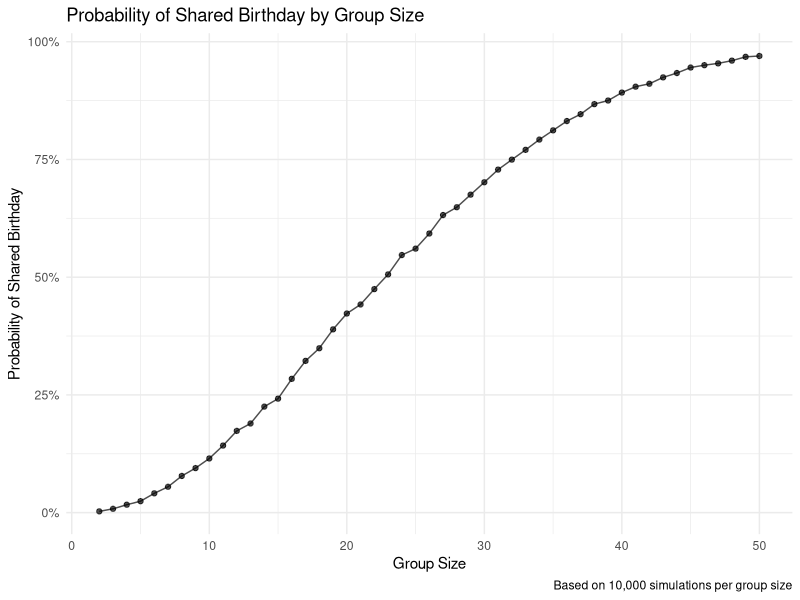

Generate this figure with R:
## ---- chunk 1
library(tidyverse)

knitr::opts_chunk$set(
	echo = TRUE,
	warning = FALSE,
  fig.width = 6,
  fig.asp = .6,
  out.width = "90%"
)

theme_set(theme_minimal() + theme(legend.position = "bottom"))

options(
  ggplot2.continuous.colour = "viridis",
  ggplot2.continuous.fill = "viridis"
)

scale_colour_discrete = scale_colour_viridis_d
scale_fill_discrete = scale_fill_viridis_d
## ---- chunk 2
bday_sim = function(n) {
  
  birthdays = sample(1:365, n, replace = TRUE)

  has_duplicate = length(unique(birthdays)) < n

  has_duplicate
  
}
## ---- chunk 3
bday_sim_results_df = 
  expand_grid(
    group_size = 2:50,
    iter = 1:10000
  ) |> 
  mutate(
    has_duplicate = map_lgl(group_size, bday_sim)
  )

bday_summary_df = 
  bday_sim_results_df |> 
  group_by(group_size) |> 
  summarize(
    prob_shared_bday = mean(has_duplicate)
  )
## ---- chunk 4
bday_summary_df |> 
  ggplot(aes(x = group_size, y = prob_shared_bday)) + 
  geom_point(alpha = 0.7) + 
  geom_line(alpha = 0.7) +
  labs(
    title = "Probability of Shared Birthday by Group Size",
    x = "Group Size",
    y = "Probability of Shared Birthday",
    caption = "Based on 10,000 simulations per group size"
  ) +
  scale_y_continuous(labels = scales::percent_format()) +
  theme_minimal()
